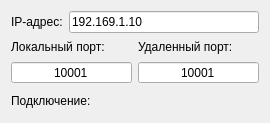
<?xml version="1.0" encoding="UTF-8"?>
<ui version="4.0">
 <class>ConnectionControlW</class>
 <widget class="QWidget" name="ConnectionControlW">
  <property name="geometry">
   <rect>
    <x>0</x>
    <y>0</y>
    <width>270</width>
    <height>123</height>
   </rect>
  </property>
  <property name="sizePolicy">
   <sizepolicy hsizetype="Preferred" vsizetype="Fixed">
    <horstretch>0</horstretch>
    <verstretch>0</verstretch>
   </sizepolicy>
  </property>
  <property name="windowTitle">
   <string>Form</string>
  </property>
  <layout class="QGridLayout" name="gridLayout">
   <property name="sizeConstraint">
    <enum>QLayout::SetDefaultConstraint</enum>
   </property>
   <item row="0" column="0">
    <layout class="QVBoxLayout" name="verticalLayout_3">
     <item>
      <layout class="QHBoxLayout" name="horizontalLayout_2">
       <item>
        <widget class="QLabel" name="label">
         <property name="text">
          <string>IP-адрес:</string>
         </property>
        </widget>
       </item>
       <item>
        <widget class="QLineEdit" name="HostAddress">
         <property name="text">
          <string>192.169.1.10</string>
         </property>
        </widget>
       </item>
      </layout>
     </item>
     <item>
      <layout class="QHBoxLayout" name="horizontalLayout">
       <item>
        <layout class="QVBoxLayout" name="verticalLayout_2">
         <item>
          <widget class="QLabel" name="label_2">
           <property name="text">
            <string>Локальный порт:</string>
           </property>
          </widget>
         </item>
         <item>
          <widget class="QSpinBox" name="LocalPort">
           <property name="alignment">
            <set>Qt::AlignCenter</set>
           </property>
           <property name="buttonSymbols">
            <enum>QAbstractSpinBox::NoButtons</enum>
           </property>
           <property name="showGroupSeparator" stdset="0">
            <bool>false</bool>
           </property>
           <property name="maximum">
            <number>65000</number>
           </property>
           <property name="value">
            <number>10001</number>
           </property>
          </widget>
         </item>
        </layout>
       </item>
       <item>
        <layout class="QVBoxLayout" name="verticalLayout">
         <item>
          <widget class="QLabel" name="label_3">
           <property name="text">
            <string>Удаленный порт:</string>
           </property>
          </widget>
         </item>
         <item>
          <widget class="QSpinBox" name="RemotePort">
           <property name="alignment">
            <set>Qt::AlignCenter</set>
           </property>
           <property name="buttonSymbols">
            <enum>QAbstractSpinBox::NoButtons</enum>
           </property>
           <property name="showGroupSeparator" stdset="0">
            <bool>false</bool>
           </property>
           <property name="maximum">
            <number>65000</number>
           </property>
           <property name="value">
            <number>10001</number>
           </property>
          </widget>
         </item>
        </layout>
       </item>
      </layout>
     </item>
     <item>
      <layout class="QHBoxLayout" name="horizontalLayout_3">
       <item>
        <widget class="QLabel" name="label_4">
         <property name="text">
          <string>Подключение:</string>
         </property>
        </widget>
       </item>
       <item>
        <widget class="QPushButton" name="ButtonConnect">
         <property name="sizePolicy">
          <sizepolicy hsizetype="Fixed" vsizetype="Fixed">
           <horstretch>0</horstretch>
           <verstretch>0</verstretch>
          </sizepolicy>
         </property>
         <property name="styleSheet">
          <string notr="true">QPushButton:checked { background-color: rgb(240,240,240);; border: 0; border-style: outset; }</string>
         </property>
         <property name="text">
          <string/>
         </property>
         <property name="icon">
          <iconset resource="../../MyResources.qrc">
           <normaloff>:/MyIcons/Icons/off.png</normaloff>
           <normalon>:/MyIcons/Icons/on.png</normalon>:/MyIcons/Icons/off.png</iconset>
         </property>
         <property name="iconSize">
          <size>
           <width>48</width>
           <height>16</height>
          </size>
         </property>
         <property name="checkable">
          <bool>true</bool>
         </property>
         <property name="checked">
          <bool>false</bool>
         </property>
         <property name="flat">
          <bool>true</bool>
         </property>
        </widget>
       </item>
      </layout>
     </item>
    </layout>
   </item>
  </layout>
 </widget>
 <resources>
  <include location="../../MyResources.qrc"/>
 </resources>
 <connections/>
</ui>
